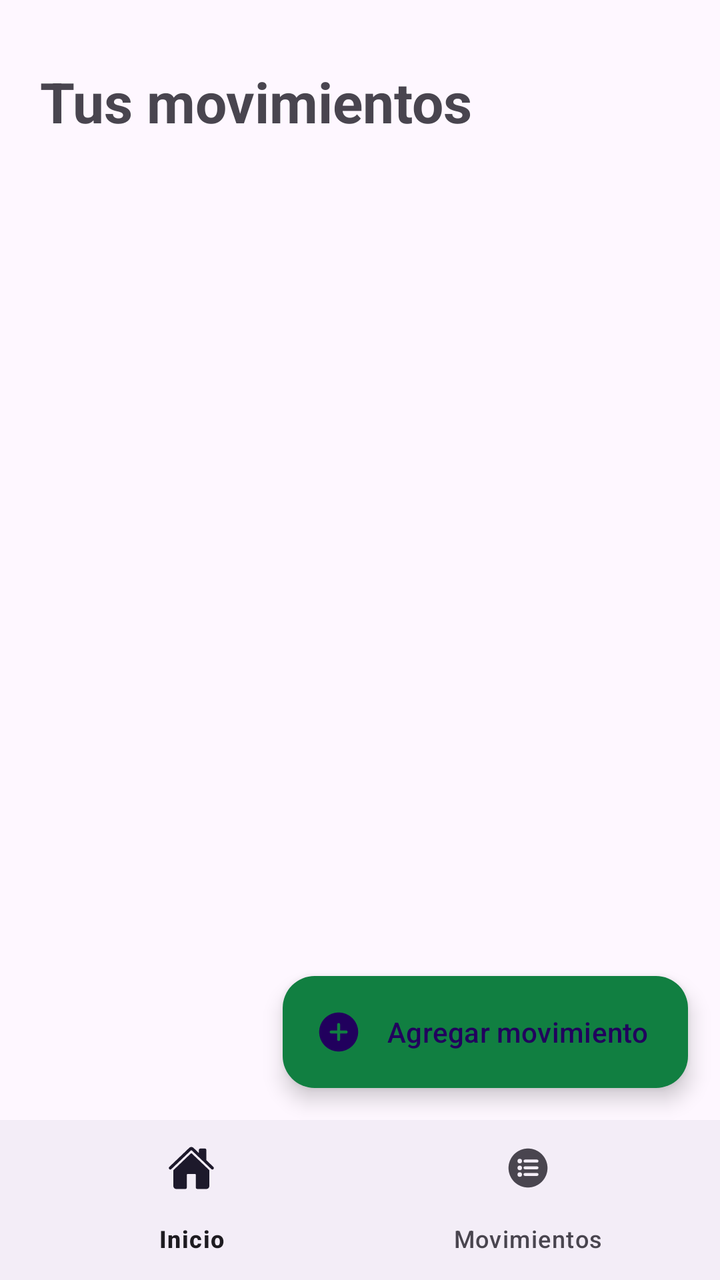
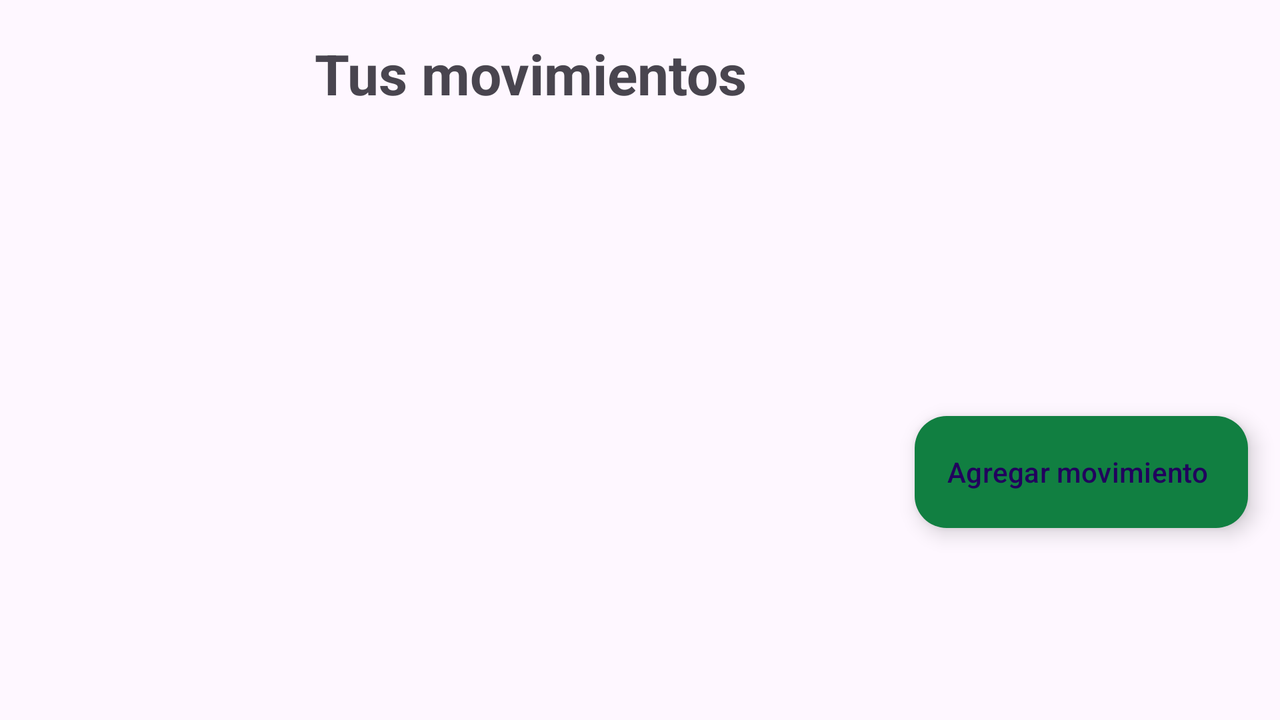

First picture: res/layout/ on a phone held upright. Second picture: the repository's own variant of that layout, on a device whose configuration matches the variant's folder. Source for both follows.
<!-- AndroidManifest.xml: application theme Theme.MyApplication -->
<!-- res/layout/activity_transactions.xml -->
<?xml version="1.0" encoding="utf-8"?>
<androidx.constraintlayout.widget.ConstraintLayout xmlns:android="http://schemas.android.com/apk/res/android"
    xmlns:app="http://schemas.android.com/apk/res-auto"
    xmlns:tools="http://schemas.android.com/tools"
    android:id="@+id/home"
    android:layout_width="match_parent"
    android:layout_height="match_parent"
    tools:context=".MainActivity">

    <androidx.constraintlayout.widget.Guideline
        android:id="@+id/home_guideline_start"
        android:layout_width="wrap_content"
        android:layout_height="wrap_content"
        android:orientation="vertical"
        app:layout_constraintGuide_begin="16dp" />

    <androidx.constraintlayout.widget.Guideline
        android:id="@+id/home_guideline_end"
        android:layout_width="wrap_content"
        android:layout_height="wrap_content"
        android:orientation="vertical"
        app:layout_constraintGuide_end="16dp" />

    <androidx.constraintlayout.widget.Guideline
        android:id="@+id/home_guideline_top"
        android:layout_width="wrap_content"
        android:layout_height="wrap_content"
        android:orientation="horizontal"
        app:layout_constraintGuide_percent="0.05" />

    <androidx.constraintlayout.widget.Guideline
        android:id="@+id/home_guideline_bottom"
        android:layout_width="wrap_content"
        android:layout_height="wrap_content"
        android:orientation="horizontal"
        app:layout_constraintGuide_percent="0.95" />

    <LinearLayout
        android:layout_width="0dp"
        android:layout_height="0dp"
        android:maxWidth="320dp"
        android:orientation="vertical"
        app:layout_constraintBottom_toBottomOf="@id/home_guideline_bottom"
        app:layout_constraintEnd_toEndOf="@id/home_guideline_end"
        app:layout_constraintHorizontal_bias="0.491"
        app:layout_constraintStart_toStartOf="@id/home_guideline_start"
        app:layout_constraintTop_toTopOf="@id/home_guideline_top"
        app:layout_constraintVertical_bias="0.0"
        app:layout_constraintWidth_max="320dp"
        app:layout_constraintWidth_min="0dp">


        <TextView
            android:layout_width="wrap_content"
            android:layout_height="wrap_content"
            android:layout_marginBottom="50dp"
            android:text="Tus movimientos"
            android:textSize="28sp"
            android:textStyle="bold" />

        <androidx.recyclerview.widget.RecyclerView
            android:id="@+id/trans_list"
            android:layout_width="match_parent"
            android:layout_height="match_parent"
            android:clipToPadding="false"
            android:paddingBottom="46dp">


        </androidx.recyclerview.widget.RecyclerView>



    </LinearLayout>

    <com.google.android.material.floatingactionbutton.ExtendedFloatingActionButton
        android:id="@+id/add_transaction_button"
        android:layout_width="wrap_content"
        android:layout_height="wrap_content"
        android:layout_gravity="bottom|end"
        android:layout_marginBottom="96dp"
        android:text="Agregar movimiento"
        app:icon="@drawable/add_circle"
        app:backgroundTint="@color/primary"
        app:layout_constraintRight_toRightOf="@id/home_guideline_end"
        app:layout_constraintBottom_toBottomOf="parent"
        app:layout_constraintEnd_toEndOf="@id/home_guideline_end"
        app:rippleColor="@color/accent" />

    <include
        android:id="@+id/bottomNavigationLayout"
        layout="@layout/bottom_navigation_layout" />

</androidx.constraintlayout.widget.ConstraintLayout>
<!-- res/layout/bottom_navigation_layout.xml (included above) -->
<?xml version="1.0" encoding="utf-8"?>
<androidx.constraintlayout.widget.ConstraintLayout xmlns:android="http://schemas.android.com/apk/res/android"
    xmlns:app="http://schemas.android.com/apk/res-auto"
    xmlns:tools="http://schemas.android.com/tools"
    android:id="@+id/bottomNavigationLayout"
    android:layout_width="match_parent"
    android:layout_height="match_parent">

    <com.google.android.material.bottomnavigation.BottomNavigationView
        android:id="@+id/bottomNavigation"
        android:layout_width="match_parent"
        android:layout_height="wrap_content"
        android:layout_gravity="bottom"
        app:layout_constraintBottom_toBottomOf="parent"
        app:layout_constraintEnd_toEndOf="parent"
        app:layout_constraintStart_toStartOf="parent"
        app:menu="@menu/bottom_navigation_menu">

    </com.google.android.material.bottomnavigation.BottomNavigationView>

</androidx.constraintlayout.widget.ConstraintLayout>
<!-- resources referenced by this layout -->
<resources>
  <color name="accent">#ffc7f2a7</color>
  <color name="primary">#ff117f41</color>
  <!-- drawable add_circle (drawable) -->
  <vector xmlns:android="http://schemas.android.com/apk/res/android" android:autoMirrored="true" android:height="512dp" android:viewportHeight="512" android:viewportWidth="512" android:width="512dp">
        
      <path android:fillColor="#FF000000" android:pathData="M256,48C141.31,48 48,141.31 48,256s93.31,208 208,208 208,-93.31 208,-208S370.69,48 256,48zM336,272h-64v64a16,16 0,0 1,-32 0v-64h-64a16,16 0,0 1,0 -32h64v-64a16,16 0,0 1,32 0v64h64a16,16 0,0 1,0 32z"/>
      
  </vector>
  <style name="Theme.MyApplication" parent="Theme.Material3.DayNight.NoActionBar">
          
          <item name="colorPrimary">@color/primary</item>
          <item name="colorOnPrimary">@color/white</item>
          
          <item name="colorSecondary">@color/secondary</item>
          <item name="colorSecondaryVariant">@color/tertiary</item>
          <item name="colorOnSecondary">@color/black</item>
          
          <item name="android:statusBarColor">@android:color/transparent</item>
          
      </style>
  <color name="white">#fffff8f8</color>
  <color name="secondary">#006064</color>
  <color name="tertiary">#ffd3c4e3</color>
  <color name="black">#ff242424</color>
</resources>
<!-- res/layout-w600dp/activity_transactions.xml (the author's variant of the layout above) -->
<!-- drawn on the phone turned sideways -->
<?xml version="1.0" encoding="utf-8"?>
<androidx.constraintlayout.widget.ConstraintLayout xmlns:android="http://schemas.android.com/apk/res/android"
    xmlns:app="http://schemas.android.com/apk/res-auto"
    xmlns:tools="http://schemas.android.com/tools"
    android:id="@+id/home"
    android:layout_width="match_parent"
    android:layout_height="match_parent"
    tools:context=".MainActivity">

    <androidx.constraintlayout.widget.Guideline
        android:id="@+id/home_guideline_start"
        android:layout_width="wrap_content"
        android:layout_height="wrap_content"
        android:orientation="vertical"
        app:layout_constraintGuide_begin="16dp" />

    <androidx.constraintlayout.widget.Guideline
        android:id="@+id/home_guideline_end"
        android:layout_width="wrap_content"
        android:layout_height="wrap_content"
        android:orientation="vertical"
        app:layout_constraintGuide_end="16dp" />

    <androidx.constraintlayout.widget.Guideline
        android:id="@+id/home_guideline_top"
        android:layout_width="wrap_content"
        android:layout_height="wrap_content"
        android:orientation="horizontal"
        app:layout_constraintGuide_percent="0.05" />

    <androidx.constraintlayout.widget.Guideline
        android:id="@+id/home_guideline_bottom"
        android:layout_width="wrap_content"
        android:layout_height="wrap_content"
        android:orientation="horizontal"
        app:layout_constraintGuide_percent="0.95" />

    <LinearLayout
        android:layout_width="0dp"
        android:layout_height="0dp"
        android:maxWidth="320dp"
        android:orientation="vertical"
        app:layout_constraintBottom_toBottomOf="@id/home_guideline_bottom"
        app:layout_constraintEnd_toEndOf="@id/home_guideline_end"
        app:layout_constraintHorizontal_bias="0.491"
        app:layout_constraintStart_toStartOf="@id/home_guideline_start"
        app:layout_constraintTop_toTopOf="@id/home_guideline_top"
        app:layout_constraintVertical_bias="0.0"
        app:layout_constraintWidth_max="320dp"
        app:layout_constraintWidth_min="0dp">


        <TextView
            android:layout_width="wrap_content"
            android:layout_height="wrap_content"
            android:layout_marginBottom="50dp"
            android:text="Tus movimientos"
            android:textSize="28sp"
            android:textStyle="bold" />

        <androidx.recyclerview.widget.RecyclerView
            android:id="@+id/recent_trans_list"
            android:layout_width="match_parent"
            android:layout_height="match_parent"
            android:clipToPadding="false"
            android:paddingBottom="46dp">


        </androidx.recyclerview.widget.RecyclerView>



    </LinearLayout>

    <com.google.android.material.floatingactionbutton.ExtendedFloatingActionButton
        android:id="@+id/add_transaction_button"
        android:layout_width="wrap_content"
        android:layout_height="wrap_content"
        android:layout_gravity="bottom|end"
        android:layout_marginBottom="96dp"
        android:text="Agregar movimiento"
        android:src="@drawable/add_circle"
        app:backgroundTint="@color/primary"
        app:layout_constraintRight_toRightOf="@id/home_guideline_end"
        app:layout_constraintBottom_toBottomOf="parent"
        app:layout_constraintEnd_toEndOf="@id/home_guideline_end"
        app:rippleColor="@color/accent" />

    <include
        android:id="@+id/navigationRailLayout"
        layout="@layout/navigation_rail_layout" />

</androidx.constraintlayout.widget.ConstraintLayout>
<!-- res/layout/navigation_rail_layout.xml (included above) -->
<?xml version="1.0" encoding="utf-8"?>
<androidx.constraintlayout.widget.ConstraintLayout xmlns:android="http://schemas.android.com/apk/res/android"
    xmlns:app="http://schemas.android.com/apk/res-auto"
    xmlns:tools="http://schemas.android.com/tools"
    android:id="@+id/navigationRailLayout"
    android:layout_width="match_parent"
    android:layout_height="match_parent">

    <com.google.android.material.navigationrail.NavigationRailView
        android:id="@+id/navigationRail"
        android:layout_gravity="start"
        android:layout_height="wrap_content"
        android:layout_width="match_parent"
        app:layout_constraintBottom_toTopOf="parent"
        app:layout_constraintStart_toStartOf="parent"
        app:layout_constraintEnd_toEndOf="parent"
        app:menu="@menu/bottom_navigation_menu"/>

</androidx.constraintlayout.widget.ConstraintLayout>
